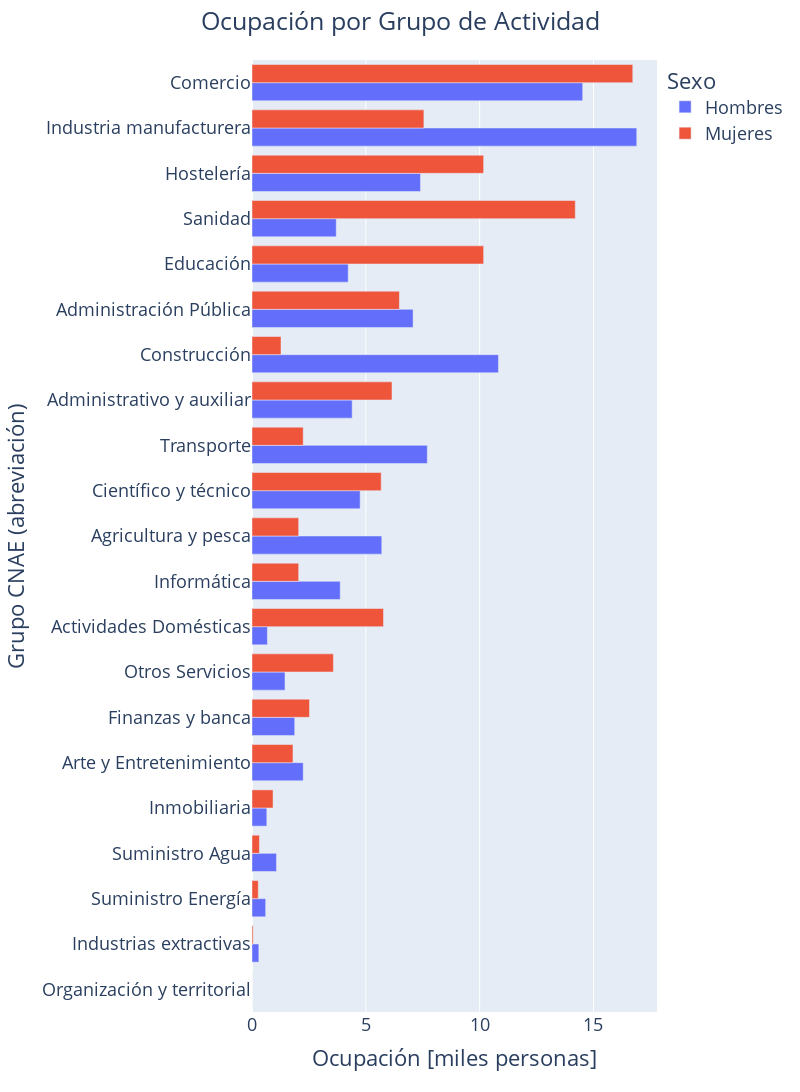

The notebook cell this image was saved under:
### Markdown cell above
## Salary by category

### Code cell
# df_1 (2019, no all sections) sorted by ambos sexos grouped
sorted_tags = df_1.loc[df_1['Sexo'] == "Ambos sexos"].sort_values(by = "Total Ocupación (%)", ascending = True)['tag']
df_2 = df_1.set_index('tag').loc[sorted_tags].reset_index()
df_2 = df_2.loc[df_2['Sexo'] != "Ambos sexos"]
fig = px.bar( df_2, 
        y = 'grupo', 
        x = 'Total Ocupación (%)',
        color = 'Sexo', 
        barmode="group", 
        hover_data = ['Grupo CNAE 2009'], 
        orientation = 'h',
        height = 1200,
        width = 800, 
)

fig.update_layout(
        title_text='Ocupación por Grupo de Actividad', 
        title_x = 0.5,
        xaxis_title="Ocupación [miles personas]",
        yaxis_title="Grupo CNAE (abreviación)",
        font=dict(
        #family="Courier New, monospace",
        size=18,
        #color="RebeccaPurple"
        ),
)

### Figure 1 — Plotly figure (JSON) as saved in the notebook; plotly's stock layout.template omitted (floating-point values rounded to 4 significant figures)
{"data": [{"alignmentgroup": "True", "customdata": [["U Actividades de organizaciones y organismos extraterritoriales"], ["B Industrias extractivas"], ["D Suministro de energía eléctrica, gas, vapor y aire acondicionado"], ["E Suministro de agua, actividades de saneamiento, gestión de residuos y descontaminación"], ["L Actividades inmobiliarias"], ["R Actividades artísticas, recreativas y de entretenimiento"], ["K Actividades financieras y de seguros"], ["S Otros servicios"], ["T Actividades de los hogares como empleadores de personal doméstico, actividades de los hogares como productores de bienes y servicios para uso propio"], ["J Información y comunicaciones"], ["A Agricultura, ganadería, silvicultura y pesca"], ["M Actividades profesionales, científicas y técnicas"], ["H Transporte y almacenamiento"], ["N Actividades administrativas y servicios auxiliares"], ["F Construcción"], ["O Administración Pública y defensa, Seguridad Social obligatoria"], ["P Educación"], ["Q Actividades sanitarias y de servicios sociales"], ["I Hostelería"], ["C Industria manufacturera"], ["G Comercio al por mayor y al por menor, reparación de vehículos de motor y motocicletas"]], "hovertemplate": "Sexo=Hombres<br>Total Ocupación (%)=%{x}<br>grupo=%{y}<br>Grupo CNAE 2009=%{customdata[0]}<extra></extra>", "legendgroup": "Hombres", "marker": {"color": "#636efa", "pattern": {"shape": ""}}, "name": "Hombres", "offsetgroup": "Hombres", "orientation": "h", "showlegend": true, "textposition": "auto", "type": "bar", "x": [0, 0.3, 0.6, 1.075, 0.65, 2.25, 1.875, 1.45, 0.675, 3.875, 5.7, 4.75, 7.7, 4.4, 10.82, 7.075, 4.225, 3.7, 7.4, 16.9, 14.53], "xaxis": "x", "y": ["Organización y territorial", "Industrias extractivas", "Suministro Energía", "Suministro Agua", "Inmobiliaria", "Arte y Entretenimiento", "Finanzas y banca", "Otros Servicios", "Actividades Domésticas", "Informática", "Agricultura y pesca", "Científico y técnico", "Transporte", "Administrativo y auxiliar", "Construcción", "Administración Pública", "Educación", "Sanidad", "Hostelería", "Industria manufacturera", "Comercio"], "yaxis": "y"}, {"alignmentgroup": "True", "customdata": [["U Actividades de organizaciones y organismos extraterritoriales"], ["B Industrias extractivas"], ["D Suministro de energía eléctrica, gas, vapor y aire acondicionado"], ["E Suministro de agua, actividades de saneamiento, gestión de residuos y descontaminación"], ["L Actividades inmobiliarias"], ["R Actividades artísticas, recreativas y de entretenimiento"], ["K Actividades financieras y de seguros"], ["S Otros servicios"], ["T Actividades de los hogares como empleadores de personal doméstico, actividades de los hogares como productores de bienes y servicios para uso propio"], ["J Información y comunicaciones"], ["A Agricultura, ganadería, silvicultura y pesca"], ["M Actividades profesionales, científicas y técnicas"], ["H Transporte y almacenamiento"], ["N Actividades administrativas y servicios auxiliares"], ["F Construcción"], ["O Administración Pública y defensa, Seguridad Social obligatoria"], ["P Educación"], ["Q Actividades sanitarias y de servicios sociales"], ["I Hostelería"], ["C Industria manufacturera"], ["G Comercio al por mayor y al por menor, reparación de vehículos de motor y motocicletas"]], "hovertemplate": "Sexo=Mujeres<br>Total Ocupación (%)=%{x}<br>grupo=%{y}<br>Grupo CNAE 2009=%{customdata[0]}<extra></extra>", "legendgroup": "Mujeres", "marker": {"color": "#EF553B", "pattern": {"shape": ""}}, "name": "Mujeres", "offsetgroup": "Mujeres", "orientation": "h", "showlegend": true, "textposition": "auto", "type": "bar", "x": [0, 0.05, 0.275, 0.325, 0.925, 1.8, 2.525, 3.575, 5.775, 2.05, 2.05, 5.675, 2.25, 6.15, 1.275, 6.475, 10.18, 14.2, 10.18, 7.55, 16.73], "xaxis": "x", "y": ["Organización y territorial", "Industrias extractivas", "Suministro Energía", "Suministro Agua", "Inmobiliaria", "Arte y Entretenimiento", "Finanzas y banca", "Otros Servicios", "Actividades Domésticas", "Informática", "Agricultura y pesca", "Científico y técnico", "Transporte", "Administrativo y auxiliar", "Construcción", "Administración Pública", "Educación", "Sanidad", "Hostelería", "Industria manufacturera", "Comercio"], "yaxis": "y"}], "layout": {"barmode": "group", "font": {"size": 18}, "height": 1200, "legend": {"title": {"text": "Sexo"}, "tracegroupgap": 0}, "margin": {"t": 60}, "title": {"text": "Ocupación por Grupo de Actividad", "x": 0.5}, "width": 800, "xaxis": {"anchor": "y", "domain": [0, 1], "title": {"text": "Ocupación [miles personas]"}}, "yaxis": {"anchor": "x", "domain": [0, 1], "title": {"text": "Grupo CNAE (abreviación)"}}}}
